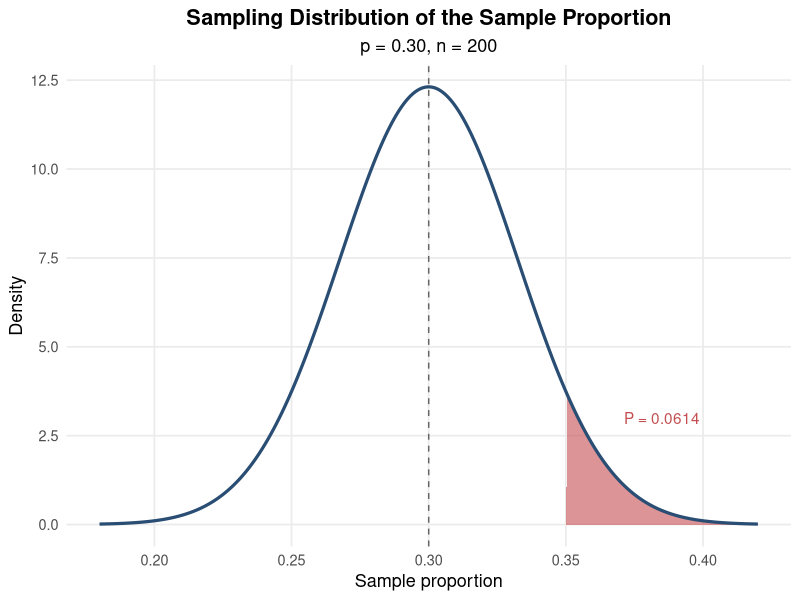
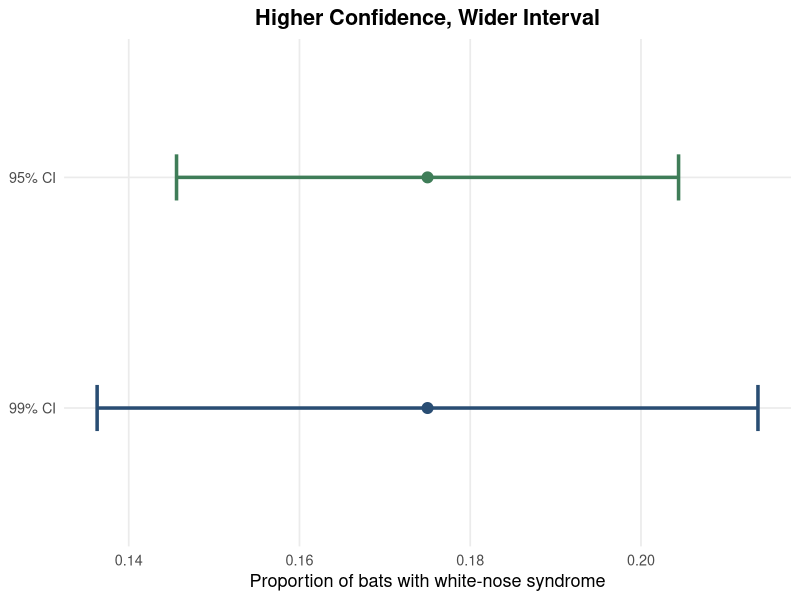
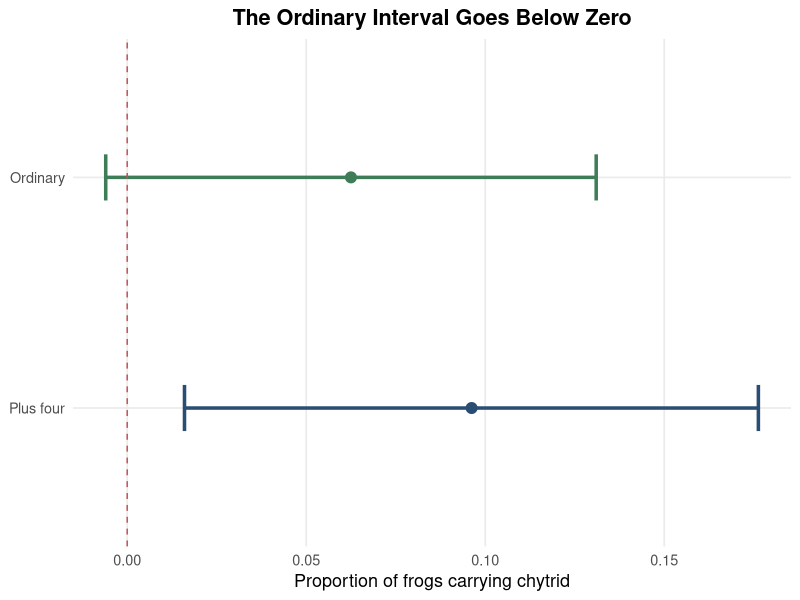
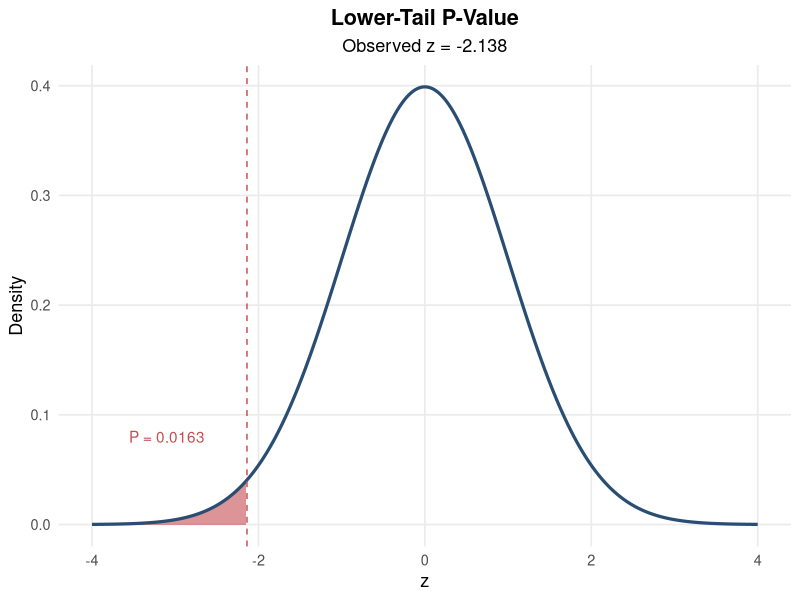
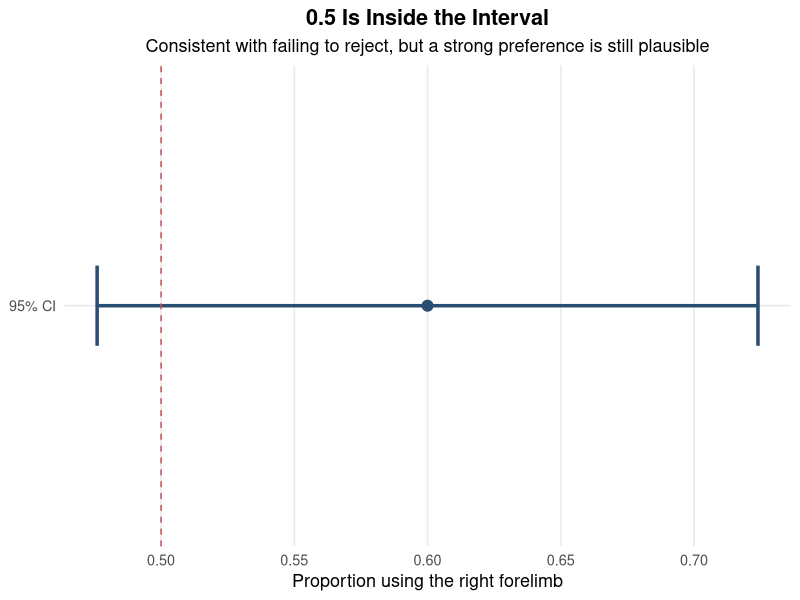
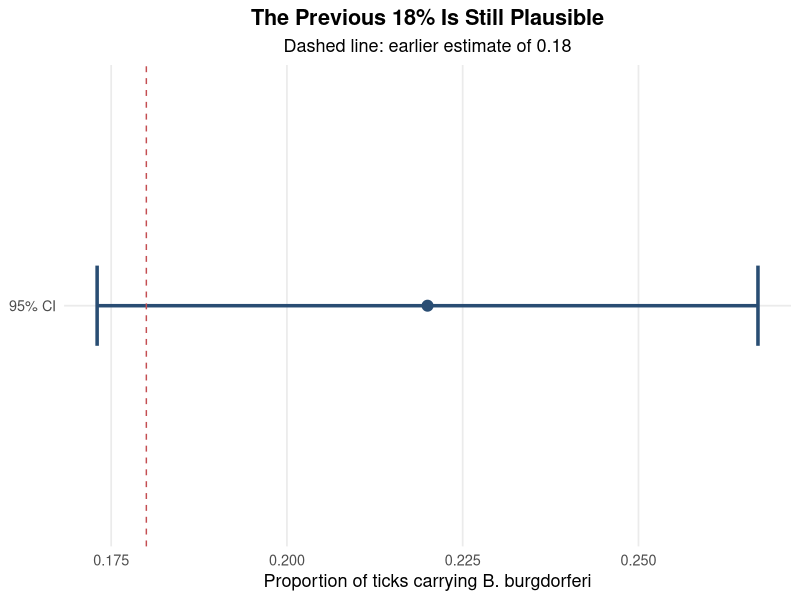

The R source for these figures, in order:
## ---- chunk 1
knitr::opts_chunk$set(
  echo = FALSE,
  warning = FALSE,
  message = FALSE,
  fig.align = "center",
  fig.retina = 2,
  out.width = "88%",
  fig.width = 6.4,
  fig.height = 3.4
)

suppressPackageStartupMessages(library(ggplot2))

hw_blue  <- "#294D73"
hw_red   <- "#C44E52"
hw_green <- "#3F7D58"
hw_gold  <- "#BE892D"
hw_grey  <- "#8FA8BF"

hw_theme <- theme_minimal(base_size = 13) +
  theme(
    plot.title = element_text(face = "bold", hjust = 0.5),
    plot.subtitle = element_text(hjust = 0.5),
    panel.grid.minor = element_blank(),
    legend.position = "bottom"
  )

# Helper: draw one or more confidence intervals
ci_plot <- function(df, xlab, title, subtitle = NULL, ref = NULL) {
  p <- ggplot(df, aes(x = est, y = method, colour = method)) +
    geom_errorbar(aes(xmin = lo, xmax = hi), orientation = "y",
                  width = 0.2, linewidth = 1.2) +
    geom_point(size = 3.4) +
    scale_colour_manual(values = c(hw_blue, hw_green, hw_red)[seq_len(nrow(df))],
                        guide = "none") +
    labs(title = title, subtitle = subtitle, x = xlab, y = NULL) +
    hw_theme
  if (!is.null(ref)) {
    p <- p + geom_vline(xintercept = ref, linetype = "dashed", colour = hw_red)
  }
  p
}
## ---- chunk 2
sd_phat <- sqrt(0.30 * 0.70 / 200)
pnorm(0.35, mean = 0.30, sd = sd_phat, lower.tail = FALSE)
## ---- chunk 3
g <- seq(0.18, 0.42, length.out = 600)
q2 <- data.frame(p = g, d = dnorm(g, 0.30, sd_phat))

ggplot(q2, aes(p, d)) +
  geom_area(data = subset(q2, p >= 0.35), fill = hw_red, alpha = 0.6) +
  geom_line(colour = hw_blue, linewidth = 1.1) +
  geom_vline(xintercept = 0.30, linetype = "dashed", colour = "grey40") +
  annotate("text", x = 0.385, y = 3, label = "P = 0.0614", colour = hw_red) +
  labs(title = "Sampling Distribution of the Sample Proportion",
       subtitle = "p = 0.30, n = 200", x = "Sample proportion", y = "Density") +
  hw_theme
## ---- chunk 4
ci_plot(
  data.frame(method = factor(c("95% CI", "99% CI"), levels = c("99% CI", "95% CI")),
             est = 0.175, lo = c(0.1456, 0.1363), hi = c(0.2044, 0.2137)),
  xlab = "Proportion of bats with white-nose syndrome",
  title = "Higher Confidence, Wider Interval"
)
## ---- chunk 5
x <- 3; n <- 48
p_tilde <- (x + 2) / (n + 4)
p_tilde + c(-1, 1) * qnorm(0.975) * sqrt(p_tilde * (1 - p_tilde) / (n + 4))
## ---- chunk 6
ci_plot(
  data.frame(method = factor(c("Ordinary", "Plus four"), levels = c("Plus four", "Ordinary")),
             est = c(0.0625, 0.0962), lo = c(-0.0060, 0.0160), hi = c(0.1310, 0.1763)),
  xlab = "Proportion of frogs carrying chytrid",
  title = "The Ordinary Interval Goes Below Zero",
  ref = 0
)
## ---- chunk 7
n_needed <- function(m, p_star, conf = 0.95) {
  z_star <- qnorm(1 - (1 - conf) / 2)
  ceiling((z_star / m)^2 * p_star * (1 - p_star))
}
n_needed(0.03, 0.50)
n_needed(0.03, 0.15)
n_needed(0.03, 0.50, conf = 0.90)
## ---- chunk 8
p_hat <- 93 / 150
z <- (p_hat - 0.70) / sqrt(0.70 * 0.30 / 150)
c(z = z, p_value = pnorm(z))
## ---- chunk 9
g <- seq(-4, 4, length.out = 800)
q7 <- data.frame(z = g, d = dnorm(g))

ggplot(q7, aes(z, d)) +
  geom_area(data = subset(q7, z <= -2.138), fill = hw_red, alpha = 0.6) +
  geom_line(colour = hw_blue, linewidth = 1.1) +
  geom_vline(xintercept = -2.138, linetype = "dashed", colour = hw_red) +
  annotate("text", x = -3.1, y = 0.08, label = "P = 0.0163", colour = hw_red) +
  labs(title = "Lower-Tail P-Value", subtitle = "Observed z = -2.138",
       x = "z", y = "Density") +
  hw_theme
## ---- chunk 10
ci_plot(
  data.frame(method = factor("95% CI"), est = 0.60, lo = 0.476, hi = 0.724),
  xlab = "Proportion using the right forelimb",
  title = "0.5 Is Inside the Interval",
  subtitle = "Consistent with failing to reject, but a strong preference is still plausible",
  ref = 0.5
)
## ---- chunk 11
x <- 66; n <- 300; p0 <- 0.18
p_hat <- x / n

# Test (standard error uses p0)
z <- (p_hat - p0) / sqrt(p0 * (1 - p0) / n)
c(z = z, p_value = 2 * pnorm(-abs(z)))

# Interval (standard error uses p_hat)
p_hat + c(-1, 1) * qnorm(0.975) * sqrt(p_hat * (1 - p_hat) / n)

# Sample size for margin 0.02
ceiling((qnorm(0.975) / 0.02)^2 * 0.22 * 0.78)
## ---- chunk 12
ci_plot(
  data.frame(method = factor("95% CI"), est = 0.22, lo = 0.173, hi = 0.267),
  xlab = "Proportion of ticks carrying B. burgdorferi",
  title = "The Previous 18% Is Still Plausible",
  subtitle = "Dashed line: earlier estimate of 0.18",
  ref = 0.18
)
